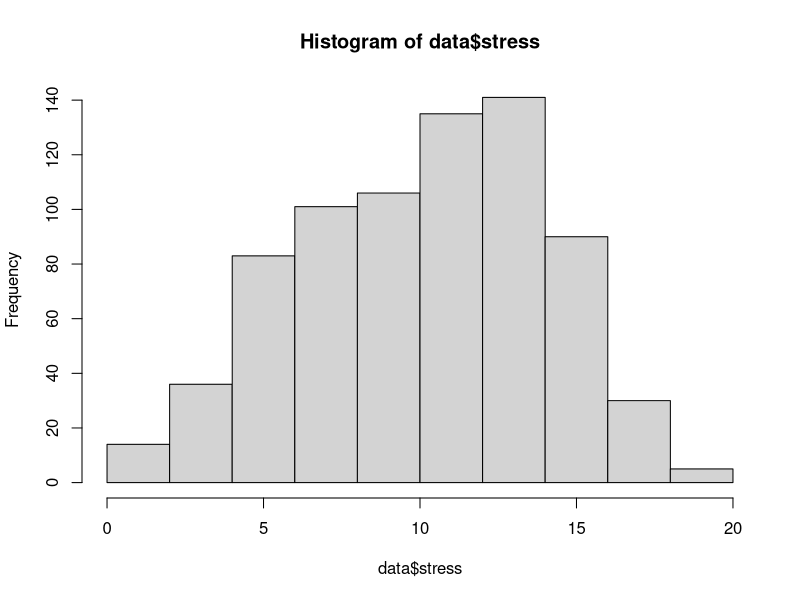
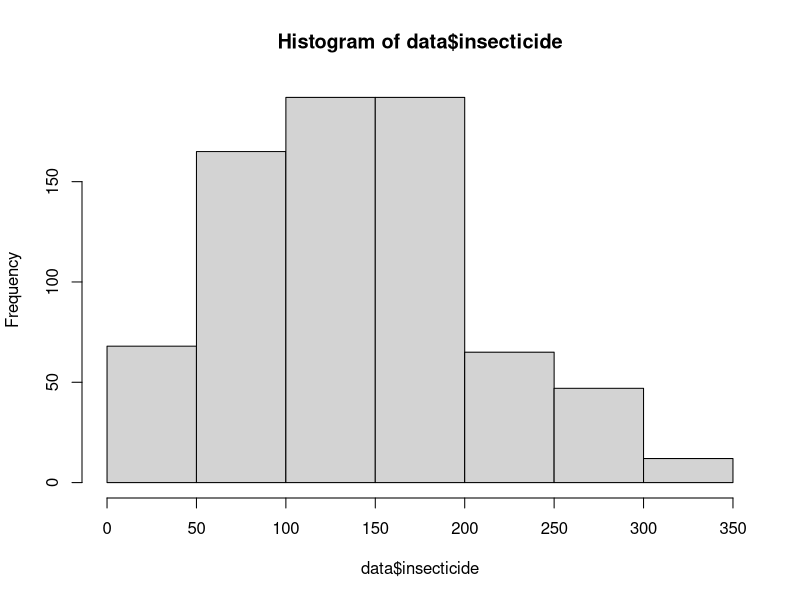
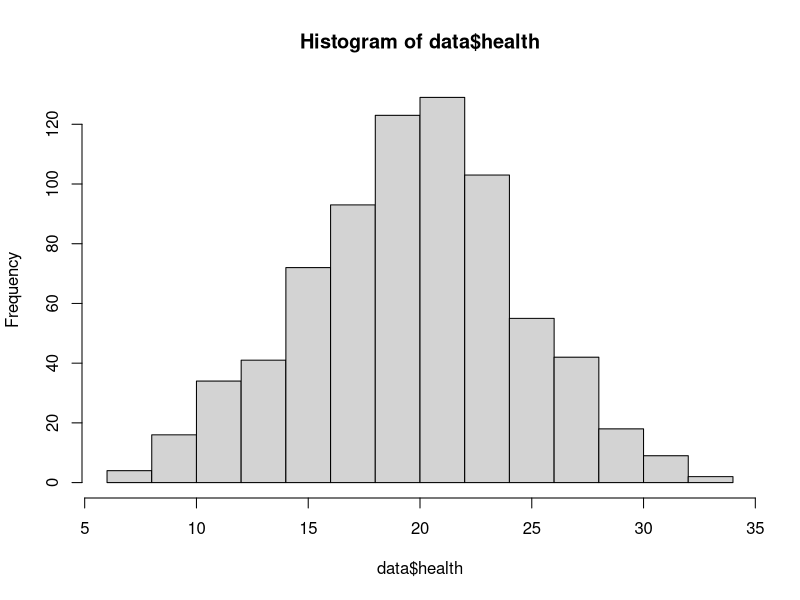
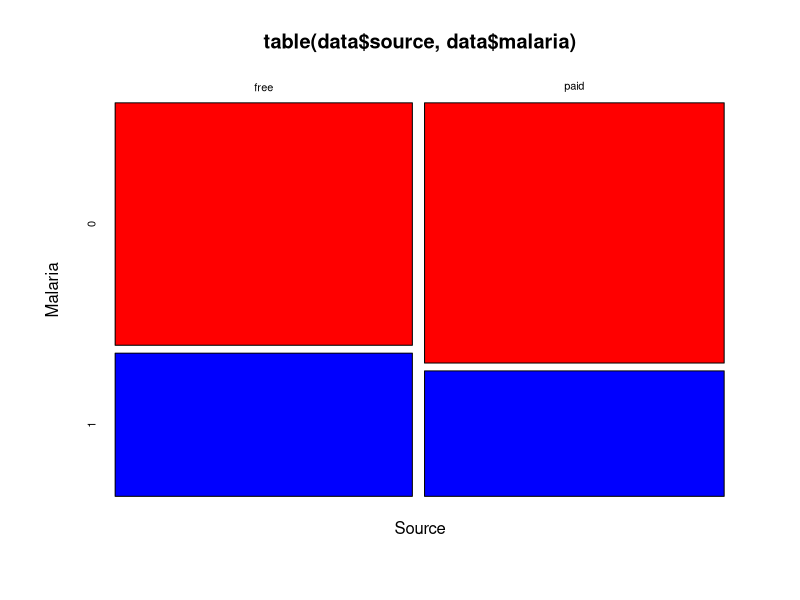
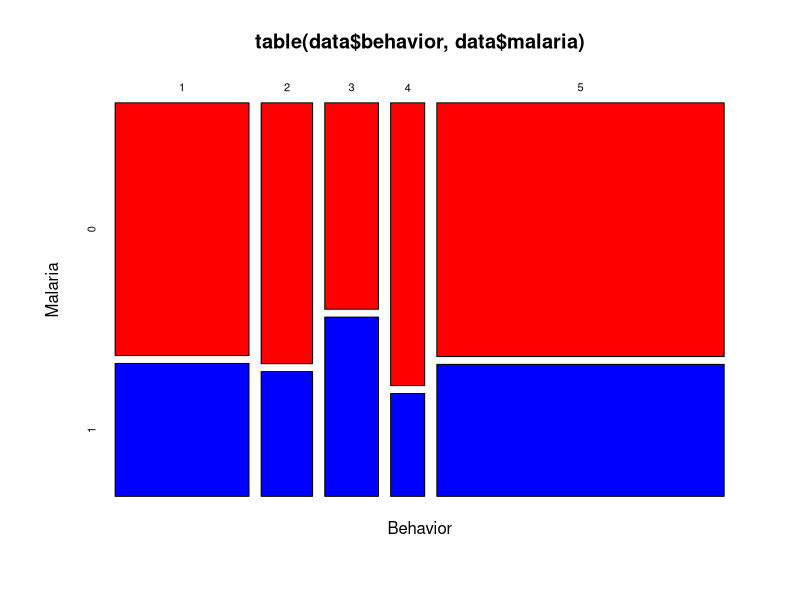
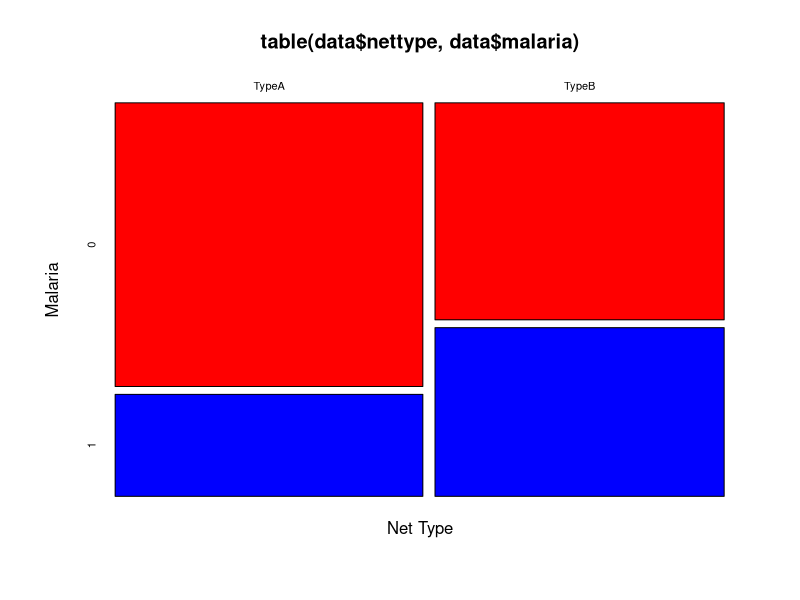
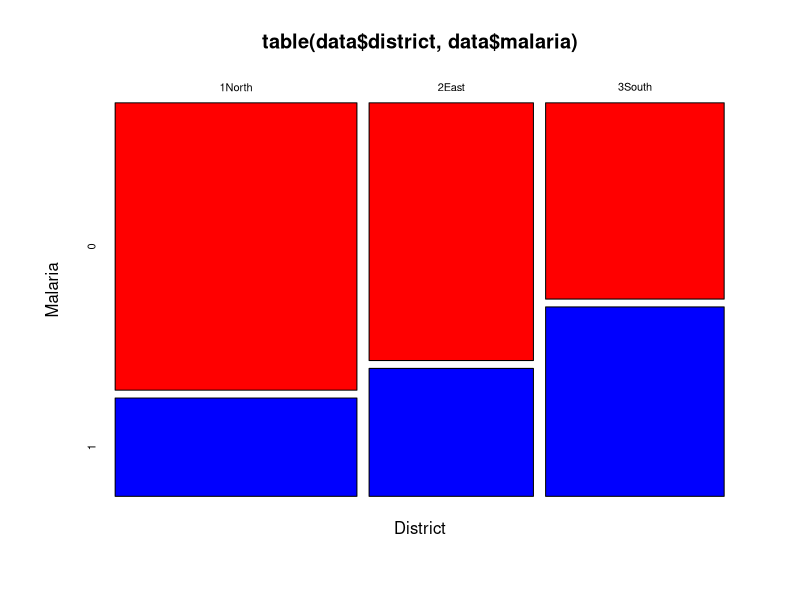
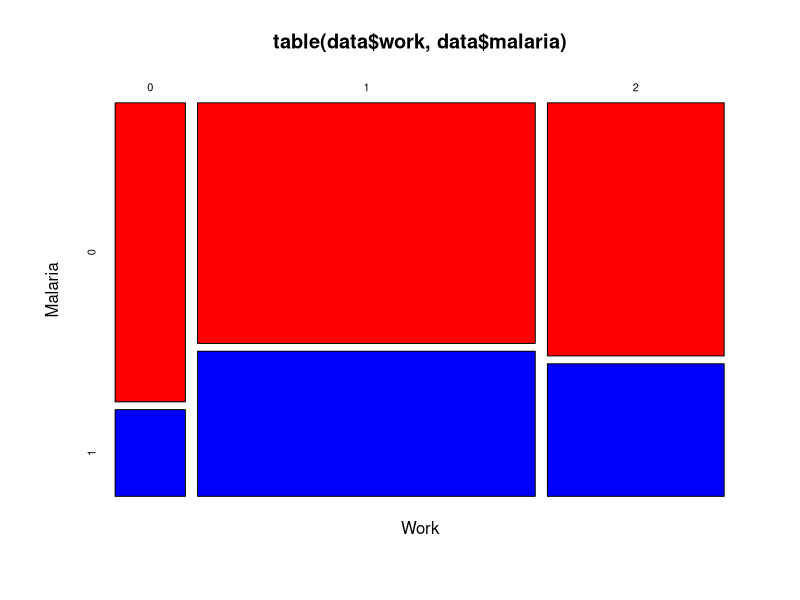

Write R code to recreate these figures, in order.
# import data
fdata = read.csv("malaria.csv")
head(fdata)

# remove Nid column
data = fdata[,-1]
head(data)

# check for null values
sum(is.na(data))

# change categorical variables using factor
data$source = factor(data$source)
data$behavior = factor(data$behavior)
data$nettype = factor(data$nettype)
data$district = factor(data$district)
data$work = factor(data$work)

# characteristics of subjects
table(data$source)
table(data$behavior)
table(data$nettype)
table(data$district)
table(data$work)
summary(data$insecticide)
table(data$malaria)

# remove outlier
data = data[(data$insecticide < 424.01),]
data = data[(data$health != 37),]
data$district = droplevels(data$district, exclude = "9Moon")
data = data[(data$stress>0),]

# histograms
#par(mfrow = c(1, 3))
hist(data$stress)
hist(data$insecticide, breaks = seq(0,350, by=50))
hist(data$health)
par(mfrow = c(1, 1))

# plot of contingency table
mosaicplot(table(data$source, data$malaria),
           color = c("Red", "Blue"),
           xlab="Source",
           ylab="Malaria")

mosaicplot(table(data$behavior, data$malaria),
           color = c("Red", "Blue"),
           xlab="Behavior",
           ylab="Malaria")

mosaicplot(table(data$nettype, data$malaria),
           color = c("Red", "Blue"),
           xlab="Net Type",
           ylab="Malaria")

mosaicplot(table(data$district, data$malaria),
           color = c("Red", "Blue"),
           xlab="District",
           ylab="Malaria")

mosaicplot(table(data$work, data$malaria),
           color = c("Red", "Blue"),
           xlab="Work",
           ylab="Malaria")
           
mosaicplot(table(data$health, data$malaria),
           color = c("Red", "Blue"),
           xlab="Health",
           ylab="Malaria")

#chisq testing for categorical variables
chisq.test(table(data$malaria, data$source))
chisq.test(table(data$malaria, data$behavior))
chisq.test(table(data$malaria, data$nettype))
chisq.test(table(data$malaria, data$district))
chisq.test(table(data$malaria, data$work))

#Stress
table(data$stress)
stress.frac = factor(cut(data$stress,breaks=seq(0,20, by=2))) 
table(stress.frac)
stressdata <- data.frame(data, stress.frac)
e.probs= tapply(data$malaria, stress.frac, mean) 
round(e.probs,2)
e.logits <- log(e.probs/(1-e.probs))
par(mfrow = c(1, 2))
plot(seq(1,19, by=2), e.probs, xlab = "Stress", col = "blue", pch = 16, main= "Empirical probability for stress")
plot(seq(1,19, by=2), e.logits, xlab="Stress", col = "red", pch = 16,main= "Logit for stress")

#insecticide
insecticide.frac = factor(cut(data$insecticide,breaks=seq(0,350, by=50))) 
table(insecticide.frac)
insecticidedata <- data.frame(data, insecticide.frac)
e.probsins= tapply(data$malaria, insecticide.frac, mean) 
e.probsins
round(e.probsins,2)
e.logitsins <- log(e.probsins/(1-e.probsins))
plot(seq(25, 325, by=50), e.probsins, xlab = "Insecticide", col = "blue", pch = 16,main= "Empirical probability for insecticide")
plot(seq(25, 325, by=50), e.logitsins, xlab="Insecticide", col = "red", pch = 16,main= "Logit for insecticide")
